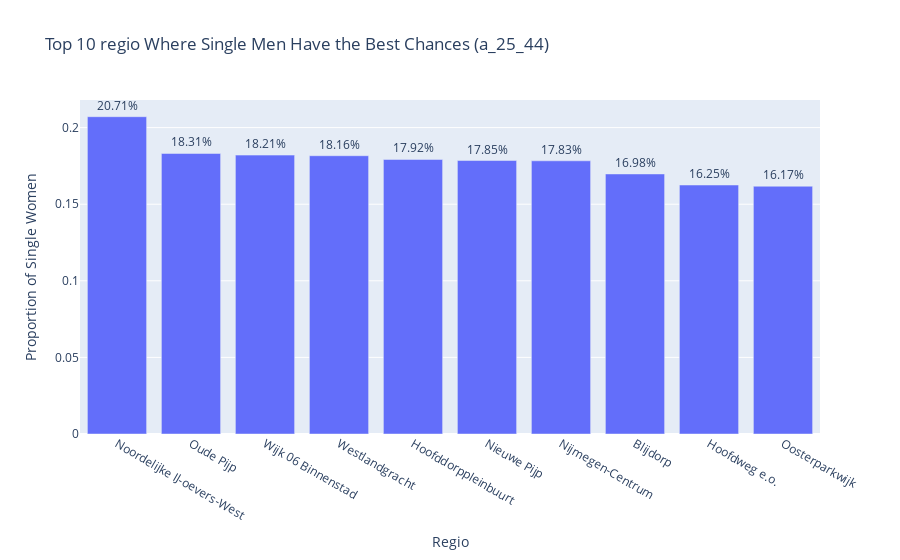
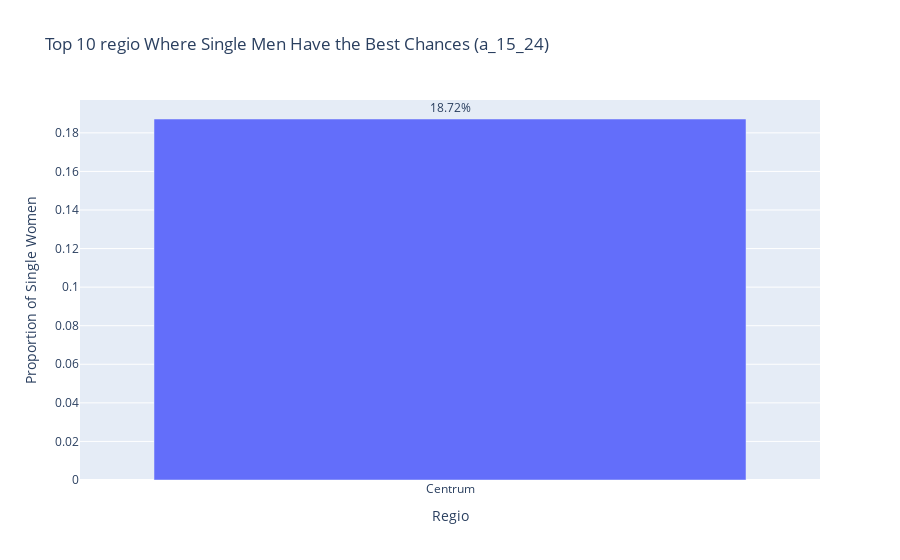

The cell these charts' notebook holds for them, in order:
### Code cell
def plot_best_chances_for_singles(df, col, age_classes, min_population=10000, min_percentage=0.1):
    """
    Plots the regions or municipalities where single men have the best chances 
    based on the proportion of single women and a minimum population threshold.

    Args:
        df (pd.DataFrame): Input DataFrame with columns for demographics.
        col (str): The column to group by, e.g., 'gm_naam' or 'regio'.
        age_classes (list): List of age class columns to analyze, e.g., ['a_25_44', 'a_15_24'].
        min_population (int): Minimum population size to include in the analysis.
        min_percentage (float): Minimum proportion of single women to include (e.g., 0.1 for 10%).
    """
    # Ensure valid rows
    df = df.dropna(subset=["a_ongeh", "a_vrouw", "a_inw"] + age_classes)
    df = df[df["a_inw"] > 0]  # Exclude rows with zero population to avoid division errors

    for age_class in age_classes:
        if age_class not in df.columns:
            print(f"Age class '{age_class}' is not in the DataFrame. Skipping...")
            continue
        
        # Step 1: Calculate unmarried women proportion
        df["unmarried_women"] = df["a_ongeh"] * (df["a_vrouw"] / df["a_inw"])
        
        # Step 2: Adjust for the age group
        df["unmarried_women_age_group"] = df["unmarried_women"] * (df[age_class] / df["a_inw"])
        
        # Step 3: Calculate proportion of unmarried women relative to total population
        df["unmarried_women_proportion"] = df["unmarried_women_age_group"] / df["a_inw"]
        
        # Step 4: Filter by minimum population size and unmarried women proportion
        df_filtered = df[(df["a_inw"] >= min_population) & 
                         (df["unmarried_women_proportion"] >= min_percentage)]
        
        # Step 5: Get the top 10 regions based on unmarried women proportion
        top_10 = df_filtered.nlargest(10, "unmarried_women_proportion")
        
        # Step 6: Plot the data
        fig = px.bar(
            top_10,
            x=col,
            y="unmarried_women_proportion",
            title=f"Top 10 {col} Where Single Men Have the Best Chances ({age_class})",
            labels={col: col.capitalize(), "unmarried_women_proportion": "Proportion of Single Women"},
            text="unmarried_women_proportion",
        )
        fig.update_traces(texttemplate="%{text:.2%}", textposition="outside")
        fig.update_layout(
            xaxis_title=col.capitalize(),
            yaxis_title="Proportion of Single Women",
            uniformtext_minsize=8,
            uniformtext_mode="hide"
        )
        fig.show()

# Example usage
plot_best_chances_for_singles(df, col="regio", age_classes=["a_25_44", "a_15_24"], min_population=10000, min_percentage=0.15)

### Figure 1 — Plotly figure (JSON) as saved in the notebook; plotly's stock layout.template omitted (floating-point values rounded to 4 significant figures)
{"data": [{"alignmentgroup": "True", "hovertemplate": "Regio=%{x}<br>Proportion of Single Women=%{text}<extra></extra>", "legendgroup": "", "marker": {"color": "#636efa", "pattern": {"shape": ""}}, "name": "", "offsetgroup": "", "orientation": "v", "showlegend": false, "text": [0.2071, 0.1831, 0.1821, 0.1816, 0.1792, 0.1785, 0.1783, 0.1698, 0.1625, 0.1617], "textposition": "outside", "texttemplate": "%{text:.2%}", "type": "bar", "x": ["Noordelijke IJ-oevers-West", "Oude Pijp", "Wijk 06 Binnenstad", "Westlandgracht", "Hoofddorppleinbuurt", "Nieuwe Pijp", "Nijmegen-Centrum", "Blijdorp", "Hoofdweg e.o.", "Oosterparkwijk"], "xaxis": "x", "y": [0.2071, 0.1831, 0.1821, 0.1816, 0.1792, 0.1785, 0.1783, 0.1698, 0.1625, 0.1617], "yaxis": "y"}], "layout": {"barmode": "relative", "legend": {"tracegroupgap": 0}, "title": {"text": "Top 10 regio Where Single Men Have the Best Chances (a_25_44)"}, "uniformtext": {"minsize": 8, "mode": "hide"}, "xaxis": {"anchor": "y", "domain": [0, 1], "title": {"text": "Regio"}}, "yaxis": {"anchor": "x", "domain": [0, 1], "title": {"text": "Proportion of Single Women"}}}}

### Figure 2 — Plotly figure (JSON) as saved in the notebook; plotly's stock layout.template omitted (floating-point values rounded to 4 significant figures)
{"data": [{"alignmentgroup": "True", "hovertemplate": "Regio=%{x}<br>Proportion of Single Women=%{text}<extra></extra>", "legendgroup": "", "marker": {"color": "#636efa", "pattern": {"shape": ""}}, "name": "", "offsetgroup": "", "orientation": "v", "showlegend": false, "text": [0.1872], "textposition": "outside", "texttemplate": "%{text:.2%}", "type": "bar", "x": ["Centrum"], "xaxis": "x", "y": [0.1872], "yaxis": "y"}], "layout": {"barmode": "relative", "legend": {"tracegroupgap": 0}, "title": {"text": "Top 10 regio Where Single Men Have the Best Chances (a_15_24)"}, "uniformtext": {"minsize": 8, "mode": "hide"}, "xaxis": {"anchor": "y", "domain": [0, 1], "title": {"text": "Regio"}}, "yaxis": {"anchor": "x", "domain": [0, 1], "title": {"text": "Proportion of Single Women"}}}}
